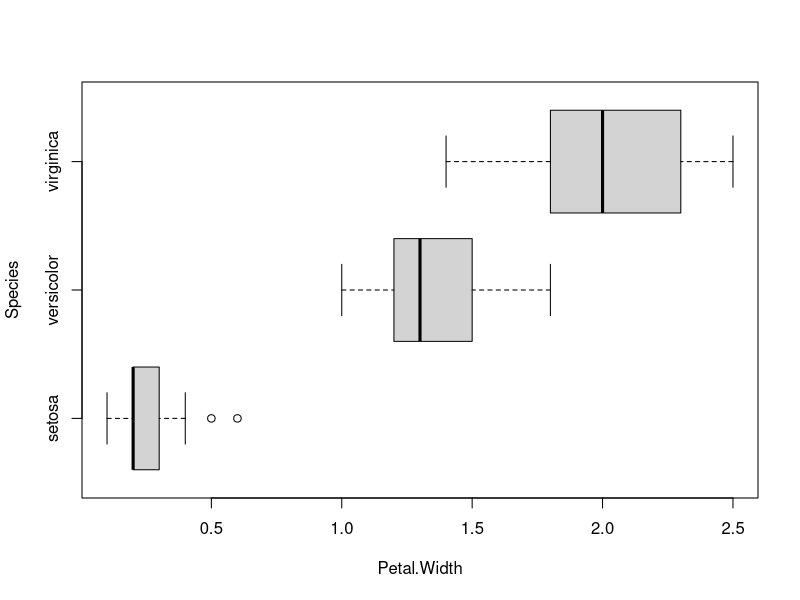

Reproduce this figure in R.
boxplot(Petal.Width~Species, data=iris, horizontal = T)

# setosa has outliers, in all species data is not distributes symetrically